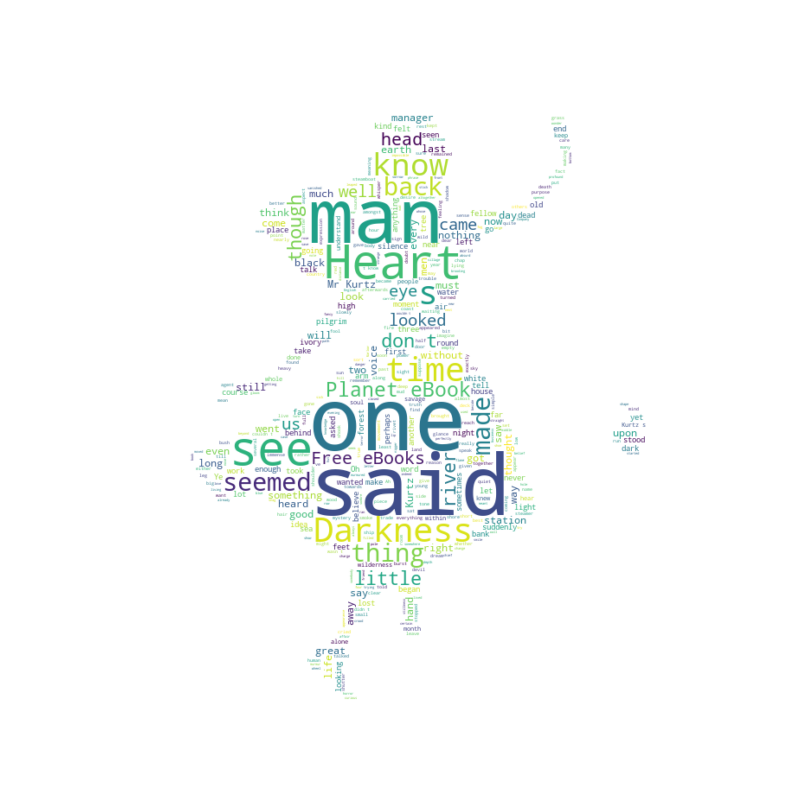

The script that saved this image:
from PIL import Image
image_file = 'alice.png'
img_file = Image.open(image_file)

import numpy as np

alice_mask = np.array(img_file)

from wordcloud import WordCloud

wc = WordCloud(background_color='white', max_words=2000, mask=alice_mask)
backfile = 'heart-of-darkness.txt'
text = open(backfile, 'rt', encoding='UTF-8')
text = text.read()

wc = wc.generate(text)

import matplotlib.pyplot as plt
plt.figure(figsize=(8, 8))
plt.imshow(wc, interpolation='bilinear')
plt.axis('off')
filename = 'wordCloudFinal.png'
plt.savefig(filename)
